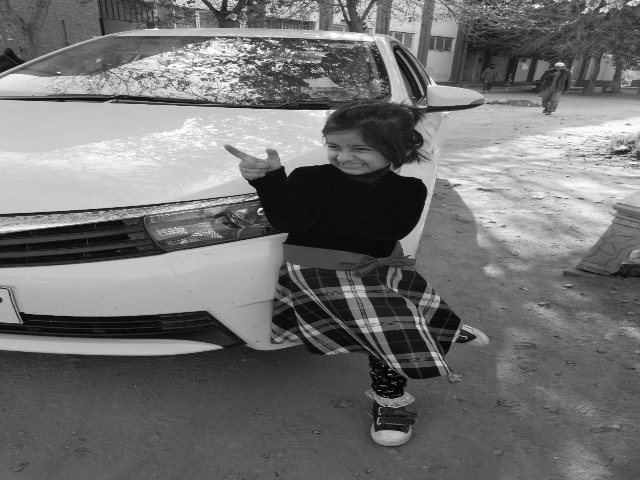
#> input picture child_2.jpg, 640 x 480 px
$ python Region_Split_merge.py
#> lines starting #> are read from the running program, lines starting #| are printed output that depends on the picture
import cv2
import numpy as np

# Read in the image
image = cv2.imread('child_2.jpg')
#> image is the input picture: shape (480, 640, 3); min 0, max 255, mean 113.6

# Convert the image to grayscale
gray_image = cv2.cvtColor(image, cv2.COLOR_BGR2GRAY)

# Divide the image into a grid of blocks
rows, cols = gray_image.shape
#> rows = 480; cols = 640
block_rows = rows // 10
#> block_rows = 48
block_cols = cols // 10
#> block_cols = 64
blocks = [gray_image[r:r+block_rows, c:c+block_cols] for r in range(0, rows, block_rows) for c in range(0, cols, block_cols)]
#> blocks = 100 items

# Merge blocks that are similar
threshold = 10
merged_blocks = []
for block in blocks:
    mean = np.mean(block)
    std = np.std(block)
    if std < threshold:
        merged_blocks[-1] = cv2.add(merged_blocks[-1], block)
    else:
        merged_blocks.append(block)
#> this loop made 100 passes
#> (mean, std) on passes 1 to 12: (90.67, 11.29), (93.49, 27.23), (109, 44.92), (128.4, 56.8), (127.5, 50.65), (139, 55.28), (148, 45.03), (91.88, 40.47), (85.87, 28.55), (87.32, 33), (140.1, 65.04), (133.7, 46.09)
#> after the loop, merged_blocks = 85 items

# Reconstruct the image from the merged blocks
segmented_image = np.zeros_like(gray_image)
for i, block in enumerate(merged_blocks):
    r = i // 10 * block_rows
    c = i % 10 * block_cols
    segmented_image[r:r+block_rows, c:c+block_cols] = block
#> this loop made 85 passes
#> (r, c) on passes 1 to 12: (0, 0), (0, 64), (0, 128), (0, 192), (0, 256), (0, 320), (0, 384), (0, 448), (0, 512), (0, 576), (48, 0), (48, 64)
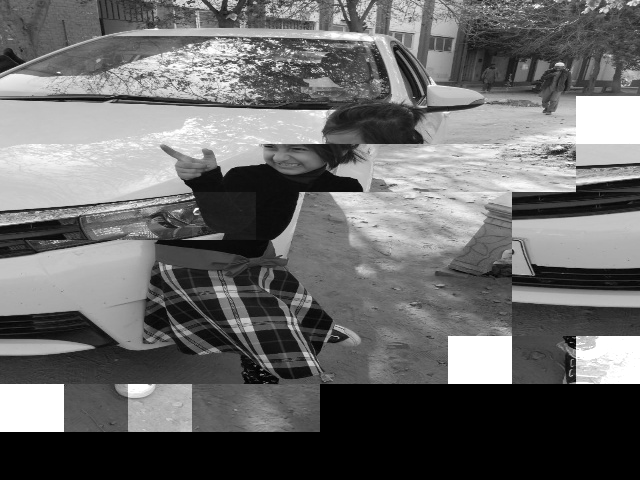
#> segmented_image: shape (480, 640); min 0, max 255, mean 106.8

# Save the segmented image
cv2.imwrite('segmented_image.png', segmented_image)
cv2.imshow('segmented_image',segmented_image)
cv2.waitKey(0)
cv2.destroyAllWindows()
